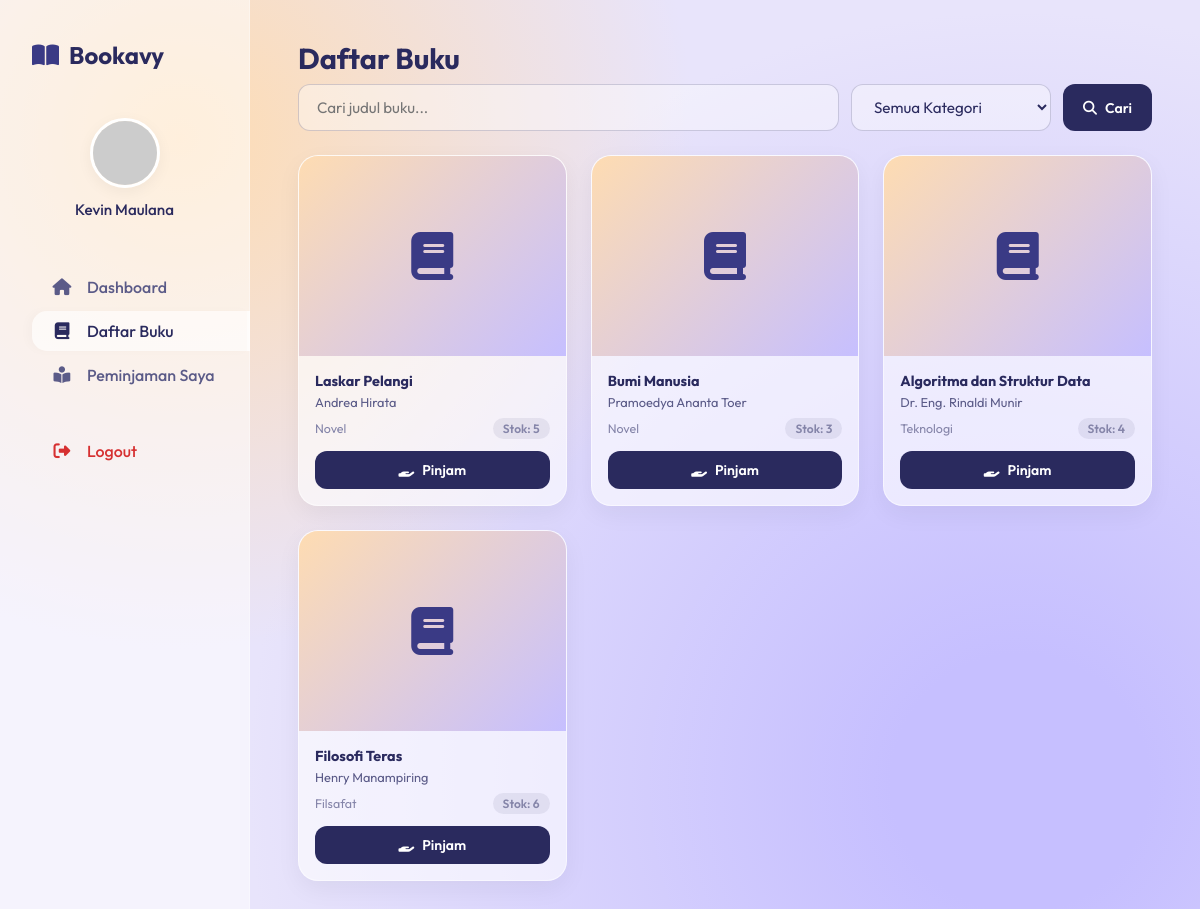
The app's page /?page=buku (signed in) with its own data.
### tables this page shows
CREATE TABLE IF NOT EXISTS `buku` (
  `id_buku` INT AUTO_INCREMENT PRIMARY KEY,
  `judul_buku` VARCHAR(255) NOT NULL,
  `kategori` VARCHAR(100) DEFAULT NULL,
  `pengarang` VARCHAR(100) NOT NULL,
  `penerbit` VARCHAR(100) NOT NULL,
  `tahun_terbit` INT NOT NULL,
  `stok` INT NOT NULL,
  `gambar` VARCHAR(255) DEFAULT NULL
);

### auth.php (called while the page is built, shortened)
<?php
function e(mixed $value): string {
    return htmlspecialchars((string)($value ?? ''), ENT_QUOTES, 'UTF-8');
}

### pages/anggota/buku.php (the view, shortened to what this page needs)
<?php
$pdo       = db();
$search    = trim($_GET['search'] ?? '');
$userId    = $_SESSION['user_id'];
$sql  = 'SELECT * FROM buku WHERE 1=1';
$params = [];
$stmt = $pdo->prepare($sql);
$stmt->execute($params);
$bukus = $stmt->fetchAll();
$bp = $pdo->prepare('SELECT id_buku FROM peminjaman WHERE id_anggota=? AND status IN ("menunggu","dipinjam","pengajuan_kembali")');
$bp->execute([$userId]);
$sedang_dipinjam = array_column($bp->fetchAll(), 'id_buku');
include __DIR__ . '/../_layout_head.php';
?>
<h1 class="page-title">Daftar Buku</h1>
<form method="GET" action="?">
    <div class="search-bar">
        <input type="text" class="glass-input" name="search" placeholder="Cari judul buku..." value="<?= e($search) ?>">
        <select name="kategori" class="glass-input" style="max-width:200px">
            <option value="">Semua Kategori</option>
        </select>
        <button type="submit" class="btn btn-primary"><i class="fa-solid fa-search"></i> Cari</button>
    </div>
</form>
<?php if (empty($bukus)): ?>
    <div class="empty-state"><i class="fa-solid fa-book-open"></i><br>Tidak ada buku ditemukan.</div>
<?php else: ?>
<div class="book-grid">
    <?php foreach ($bukus as $b): ?>
    <?php $dipinjam = in_array($b['id_buku'], $sedang_dipinjam); ?>
    <div class="book-card">
        <div class="book-cover">
            <?php if ($b['gambar']): ?>
                <img src="../uploads/<?= e($b['gambar']) ?>" alt="<?= e($b['judul_buku']) ?>" onerror="this.parentElement.innerHTML='<i class=\'fa-solid fa-book\'></i>'">
            <?php else: ?>
                <i class="fa-solid fa-book"></i>
            <?php endif; ?>
        </div>
        <div class="book-info">
            <div class="book-title"><?= e($b['judul_buku']) ?></div>
            <div class="book-author"><?= e($b['pengarang']) ?></div>
            <div class="book-meta">
                <span><?= e($b['kategori'] ?? '-') ?></span>
                <span class="stok-badge <?= $b['stok'] <= 0 ? 'stok-zero' : '' ?>">Stok: <?= (int)$b['stok'] ?></span>
            </div>
            <?php if ($dipinjam): ?>
                <button class="btn btn-warning" style="width:100%;justify-content:center;opacity:.6" disabled>
                    <?php
                    $bp2 = $pdo->prepare('SELECT status FROM peminjaman WHERE id_anggota=? AND id_buku=? AND status IN ("menunggu","dipinjam","pengajuan_kembali") LIMIT 1');
                    $bp2->execute([$userId, $b['id_buku']]);
                    $bstatus = $bp2->fetchColumn();
                    if ($bstatus === 'menunggu') echo '&#9203; Menunggu Persetujuan';
                    elseif ($bstatus === 'pengajuan_kembali') echo '&#128260; Proses Pengembalian';
                    else echo 'Sedang Dipinjam';
                    ?>
                </button>
            <?php elseif ($b['stok'] > 0): ?>
                <button class="btn btn-primary" style="width:100%;justify-content:center"
                    onclick="openPinjamModal(<?= (int)$b['id_buku'] ?>, '<?= addslashes(e($b['judul_buku'])) ?>')">
                    <i class="fa-solid fa-hand-holding"></i> Pinjam
                </button>
            <?php else: ?>
                <button class="btn btn-danger" style="width:100%;justify-content:center;opacity:.6" disabled>Stok Habis</button>
            <?php endif; ?>
        </div>
    </div>
    <?php endforeach; ?>
</div>
<?php endif; ?>
<?php include __DIR__ . '/../_layout_foot.php'; ?>

### style.css (style rules this page uses)
:root { --brand-bg1: #fedcb2; --brand-bg2: #c6bfff; --brand-container: rgba(255, 255, 255, 0.45); --brand-dark: #2a2a5e; --brand-muted: #5b5b88; --brand-light: #8585a9; --brand-purple: #3a3a85; --brand-pink: #fde8e9; --app-gradient: radial-gradient(circle at 15% 15%, var(--brand-bg1) 0%, transparent 40%), radial-gradient(circle at 85% 85%, var(--brand-bg2) 10%, transparent 60%), #e8e4fb; }
*, *::before, *::after { box-sizing: border-box; margin: 0; padding: 0; }
body { font-family: "Outfit", sans-serif; background: var(--app-gradient); background-attachment: fixed; color: var(--brand-dark); min-height: 100vh; }
.glass-input { width: 100%; background: rgba(255,255,255,0.4); border: 1px solid rgba(42,42,94,0.2); border-radius: 12px; padding: 12px 18px; font-family: inherit; font-size: 0.95rem; color: var(--brand-dark); transition: all .3s ease; outline: none; }
.page-title { font-size: 1.8rem; font-weight: 700; margin-bottom: 8px; }
.btn { display: inline-flex; align-items: center; gap: 8px; padding: 10px 20px; border-radius: 12px; font-family: inherit; font-size: 0.875rem; font-weight: 600; cursor: pointer; border: none; text-decoration: none; transition: all .25s ease; }
.btn-primary { background: var(--brand-dark); color: #fff; }
.book-grid { display: grid; grid-template-columns: repeat(auto-fill, minmax(210px, 1fr)); gap: 24px; }
.book-card { background: rgba(255,255,255,0.6); border-radius: 20px; overflow: hidden; border: 1px solid rgba(255,255,255,0.5); box-shadow: 0 8px 25px rgba(0,0,0,.05); transition: all .3s ease; }
.book-cover { height: 200px; background: linear-gradient(135deg, var(--brand-bg1), var(--brand-bg2)); display: flex; align-items: center; justify-content: center; font-size: 3rem; color: var(--brand-purple); overflow: hidden; }
.book-info { padding: 16px; }
.book-title { font-weight: 700; font-size: 0.9rem; margin-bottom: 4px; }
.book-author { color: var(--brand-muted); font-size: 0.8rem; margin-bottom: 8px; }
.book-meta { display: flex; justify-content: space-between; align-items: center; font-size: 0.78rem; color: var(--brand-light); margin-bottom: 12px; }
.stok-badge { background: rgba(42,42,94,0.08); padding: 3px 10px; border-radius: 999px; font-weight: 600; font-size: 0.75rem; }
.search-bar { display: flex; gap: 12px; margin-bottom: 24px; flex-wrap: wrap; }
.search-bar input, .search-bar select { flex: 1; min-width: 200px; }

### records on screen
buku: judul_buku "Laskar Pelangi", pengarang "Andrea Hirata", kategori "Novel", stok "5"
buku: judul_buku "Bumi Manusia", pengarang "Pramoedya Ananta Toer", kategori "Novel", stok "3"
buku: judul_buku "Algoritma dan Struktur Data", pengarang "Dr. Eng. Rinaldi Munir", kategori "Teknologi", stok "4"
buku: judul_buku "Filosofi Teras", pengarang "Henry Manampiring", kategori "Filsafat", stok "6"

### other values on screen
$userName "Kevin Maulana"
$label "Dashboard Daftar Buku Peminjaman Saya"
